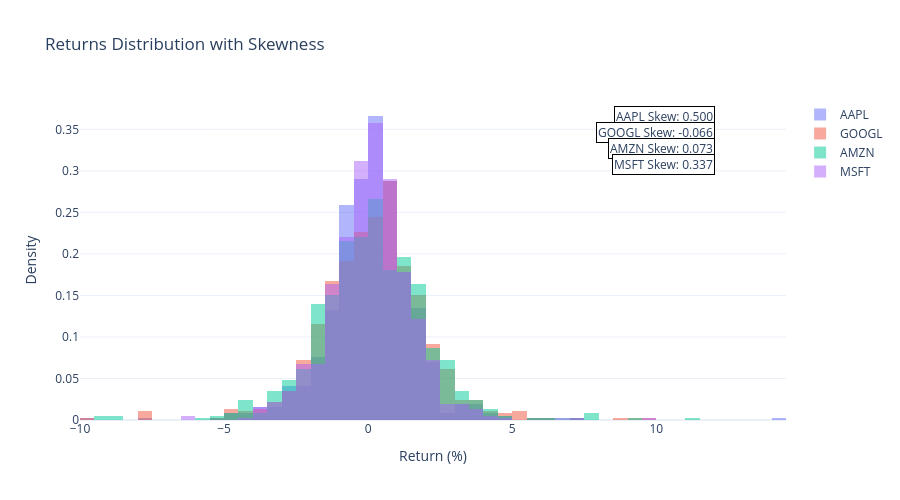

The notebook cell this image was saved under:
### Code cell
plotter.show_distribution()

### Figure 1 — Plotly figure (JSON) as saved in the notebook; plotly's stock layout.template omitted (floating-point values rounded to 4 significant figures; data arrays with more than 128 entries replaced by an {"elided": "..."} marker saying what was removed)
{"data": [{"histnorm": "probability density", "hovertemplate": "AAPL<br>Return: %{x:.2f}%<br>Density: %{y:.4f}<extra></extra>", "name": "AAPL", "opacity": 0.5, "x": {"elided": "743 float values"}, "type": "histogram"}, {"histnorm": "probability density", "hovertemplate": "GOOGL<br>Return: %{x:.2f}%<br>Density: %{y:.4f}<extra></extra>", "name": "GOOGL", "opacity": 0.5, "x": {"elided": "743 float values"}, "type": "histogram"}, {"histnorm": "probability density", "hovertemplate": "AMZN<br>Return: %{x:.2f}%<br>Density: %{y:.4f}<extra></extra>", "name": "AMZN", "opacity": 0.5, "x": {"elided": "743 float values"}, "type": "histogram"}, {"histnorm": "probability density", "hovertemplate": "MSFT<br>Return: %{x:.2f}%<br>Density: %{y:.4f}<extra></extra>", "name": "MSFT", "opacity": 0.5, "x": {"elided": "743 float values"}, "type": "histogram"}], "layout": {"title": {"text": "Returns Distribution with Skewness"}, "xaxis": {"title": {"text": "Return (%)"}}, "yaxis": {"title": {"text": "Density"}}, "width": 900, "height": 500, "barmode": "overlay", "annotations": [{"bgcolor": "white", "bordercolor": "black", "borderwidth": 1, "showarrow": false, "text": "AAPL Skew: 0.500", "x": 0.9, "xanchor": "right", "xref": "paper", "y": 0.98, "yref": "paper"}, {"bgcolor": "white", "bordercolor": "black", "borderwidth": 1, "showarrow": false, "text": "GOOGL Skew: -0.066", "x": 0.9, "xanchor": "right", "xref": "paper", "y": 0.93, "yref": "paper"}, {"bgcolor": "white", "bordercolor": "black", "borderwidth": 1, "showarrow": false, "text": "AMZN Skew: 0.073", "x": 0.9, "xanchor": "right", "xref": "paper", "y": 0.88, "yref": "paper"}, {"bgcolor": "white", "bordercolor": "black", "borderwidth": 1, "showarrow": false, "text": "MSFT Skew: 0.337", "x": 0.9, "xanchor": "right", "xref": "paper", "y": 0.83, "yref": "paper"}]}}
